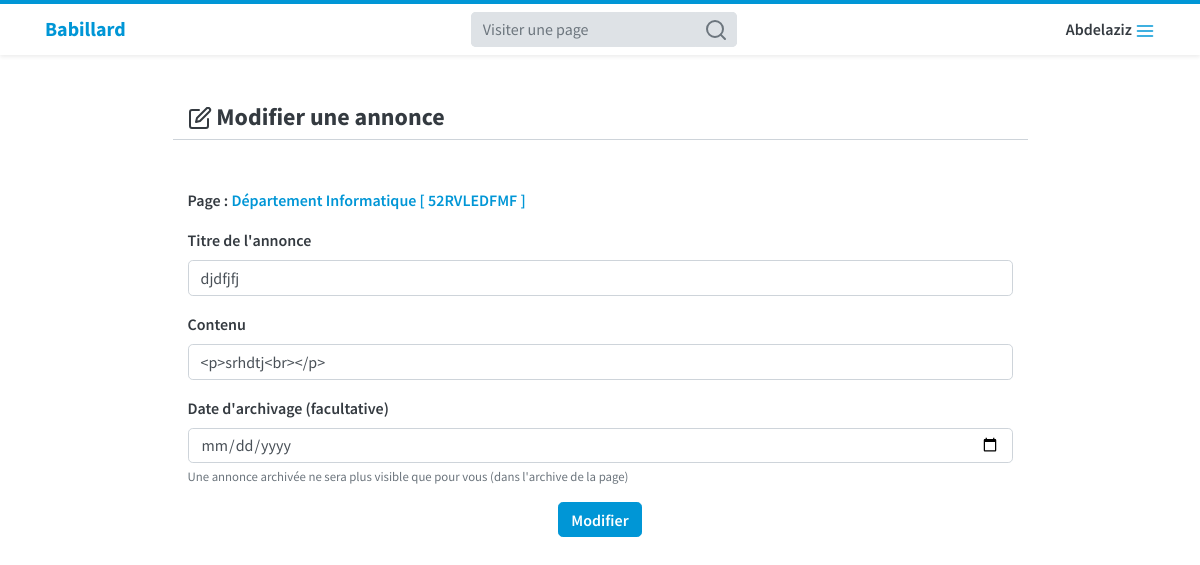
The app's page /annonce/7/update/ (signed in) with its own data.
### pages/models.py (models this page shows, shortened)
class Annonce(models.Model):
	title = models.CharField(max_length=255, verbose_name="Titre de l'annonce")
	content = models.TextField(verbose_name="Contenu")
	page = models.ForeignKey(Page, on_delete=models.CASCADE)
	date_posted = models.DateTimeField(auto_now_add=True)
	date_archive = models.DateTimeField(blank = True , null = True , verbose_name = "Date d'archivage (facultative)", help_text="Une annonce archivée ne sera plus visible que pour vous (dans l'archive de la page)")
	archive = models.BooleanField(default = False)

class Page(models.Model):
	name = models.CharField(max_length=150, verbose_name='Nom de la page')
	user = models.ForeignKey(User, on_delete=models.CASCADE)
	organisme = models.CharField(max_length=150, verbose_name="Nom de l'organisme (facultatif)", blank=True)
	code = models.CharField(max_length=10, default='0000000000')
	private = models.BooleanField(default=False, verbose_name="Page privé", help_text="Seuls les utilisateurs autorisés peuvent visiter la page et voir ses annonces")
	members = models.ManyToManyField(User, related_name='members', blank=True)
	abonn = models.ManyToManyField(User, related_name='abonn', blank=True)
	login_req = models.BooleanField(default=False, verbose_name="Authentification requise", help_text="Cochez cette case si les utilisateurs annonymes ne sont pas autorisés à visiter la page et voir ses annonces")

### pages/views.py (the view)
# urls.py: path('annonce/<int:ann_id>/update/', pages_views.update_annonce, name='update-annonce'),
@login_required
def update_annonce(request, ann_id):
	ann = Annonce.objects.get(id=ann_id)
	if ann.page.user != request.user:
		raise PermissionDenied
	if request.method == 'POST':
		form = AnnonceForm(request.POST)
		if form.is_valid():
			title = request.POST.get('title')
			ann.title = title
			content = request.POST.get('content')
			ann.content = content
			date_archive = request.POST.get('date_archive')
			ann.date_archive = date_archive
			ann.save()
			messages.success(request, f"Vous avez modifier l'annonce <strong>{ann.title}</strong>")
			return redirect(reverse('annonce', kwargs={'ann_id': ann_id}))
	else:
		form = AnnonceForm(instance=ann)
	return render(request, 'update_annonce.html', {'form': form, 'ann': ann})

### users/forms.py
class UpdateForm(forms.ModelForm):
	class Meta:
		model = User
		fields = ['username', 'first_name', 'last_name', 'email']

### pages/forms.py
class AnnonceForm(forms.ModelForm):
	class Meta:
		model = Annonce
		fields = ['title', 'content', 'date_archive']
		widgets = {
            'content': SummernoteWidget()
        }

### users/views.py (called while the page is built)
def update_form(request):
	if request.user.is_authenticated:
		instance = request.user
		up_form = UpdateForm(instance = instance)
	else:
		up_form = UpdateForm()
	return {'up_form': up_form}

### templates/update_annonce.html (shortened to what this page needs)
{% extends 'home.html' %}
{% load crispy_forms_tags %}
{% block main %}
	    <div class="row justify-content-center mt-5">
	      <div class="col-md-9 border-bottom">
	        <h4><strong> Modifier une annonce</strong></h4>
	      </div>
	    </div>
	    <div class="row justify-content-center py-5 mb-5">
	    <div class="col-md-9">
	      <form method="POST">
	      	<p style="font-weight: 600;">Page : <a href="">{{ann.page.name}} [ {{ann.page.code}} ]</a></p>
	      	{{ form|crispy }}
	      	<div class="text-center">
	      	<button class="btn btn-primary" type="submit">Modifier</button>
	      	</div>
	      </form>
	    </div>
		</div>
{% endblock main %}

### templates/home.html (shortened to what this page needs)
{% extends 'base.html' %}
{% load static %}
{% load crispy_forms_tags %}
{% block content %}
    <nav class="navbar navbar-light bg-white navbar-border sticky-top shadow-sm">
    <div class="container">
      <a class="navbar-brand text-primary" href="{% url 'home' %}"><strong>Babillard</strong></a>
      <form method="GET" action="{% url 'search' %}" class="order-2 order-md-1 mt-2 mt-md-0">
        <div class="input-group bg-secondary rounded">
          <input class="form-control border-0 bg-secondary" placeholder="Visiter une page" name="search" type="search" required>
          <span class="input-group-append">
            <button class="btn btn-secondary rounded-right py-0 px-2" type="submit">
              <svg xmlns="http://www.w3.org/2000/svg" width="24" height="24" viewBox="0 0 24 24" fill="none" stroke="currentColor" stroke-width="2" stroke-linecap="round" stroke-linejoin="round" class="text-muted"><circle cx="11" cy="11" r="8"></circle><line x1="21" y1="21" x2="16.65" y2="16.65"></line></svg>
            </button>
          </span>
        </div>
      </form>
      {% if user.is_authenticated %}
      	<div class="dropleft order-1 order-md-2">
      	  <a class="text-dark" type="button" id="dropdownMenuButton" data-toggle="dropdown" aria-haspopup="true" aria-expanded="false">
      	  	<span class="font-weight-bold">{{user.first_name}}</span>
      	  </a>
      	</div>
      {% else %}
      <a href="{% url 'login' %}" class="btn btn-primary rounded-pill order-1 order-md-2">Connexion</a>
      {% endif %}
    </div>
    </nav>
    <div class="container">
      {% block main %}{% endblock main %}
    </div>
{% endblock content %}

### templates/base.html (style rules this page uses)
.navbar-border { border-top: 4px solid #0096D6; }
label { font-weight: 600; }

### records on screen
Annonce: page.name "Département Informatique", page.code "52RVLEDFMF", title "djdfjfj", content "<p>srhdtj<br></p>"

### other values on screen
{{ user.first_name }} "Abdelaziz"
